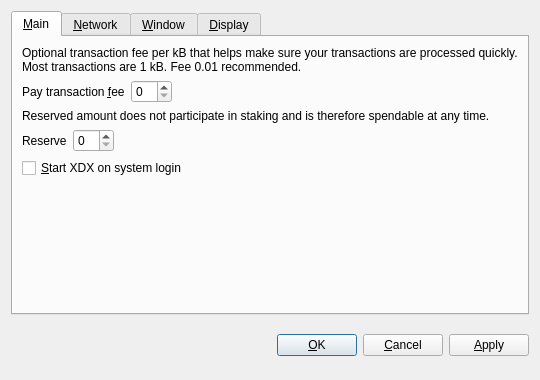
<?xml version="1.0" encoding="UTF-8"?>
<ui version="4.0">
 <class>OptionsDialog</class>
 <widget class="QDialog" name="OptionsDialog">
  <property name="geometry">
   <rect>
    <x>0</x>
    <y>0</y>
    <width>540</width>
    <height>380</height>
   </rect>
  </property>
  <property name="windowTitle">
   <string>Options</string>
  </property>
  <property name="modal">
   <bool>true</bool>
  </property>
  <layout class="QVBoxLayout" name="verticalLayout">
   <item>
    <widget class="QTabWidget" name="tabWidget">
     <property name="tabPosition">
      <enum>QTabWidget::North</enum>
     </property>
     <property name="currentIndex">
      <number>0</number>
     </property>
     <widget class="QWidget" name="tabMain">
      <attribute name="title">
       <string>&amp;Main</string>
      </attribute>
      <layout class="QVBoxLayout" name="verticalLayout_Main">
       <item>
        <widget class="QLabel" name="transactionFeeInfoLabel">
         <property name="text">
          <string>Optional transaction fee per kB that helps make sure your transactions are processed quickly. Most transactions are 1 kB. Fee 0.01 recommended.</string>
         </property>
         <property name="textFormat">
          <enum>Qt::PlainText</enum>
         </property>
         <property name="wordWrap">
          <bool>true</bool>
         </property>
        </widget>
       </item>
       <item>
        <layout class="QHBoxLayout" name="horizontalLayoutFee">
         <item>
          <widget class="QLabel" name="transactionFeeLabel">
           <property name="text">
            <string>Pay transaction &amp;fee</string>
           </property>
           <property name="textFormat">
            <enum>Qt::PlainText</enum>
           </property>
           <property name="buddy">
            <cstring>transactionFee</cstring>
           </property>
          </widget>
         </item>
         <item>
          <widget class="BitcoinAmountField" name="transactionFee"/>
         </item>
         <item>
          <spacer name="horizontalSpacerFee">
           <property name="orientation">
            <enum>Qt::Horizontal</enum>
           </property>
           <property name="sizeHint" stdset="0">
            <size>
             <width>40</width>
             <height>20</height>
            </size>
           </property>
          </spacer>
         </item>
        </layout>
       </item>
       <item>
        <widget class="QLabel" name="reserveBalanceInfoLabel">
         <property name="text">
          <string>Reserved amount does not participate in staking and is therefore spendable at any time.</string>
         </property>
         <property name="textFormat">
          <enum>Qt::PlainText</enum>
         </property>
         <property name="wordWrap">
          <bool>true</bool>
         </property>
        </widget>
       </item>
       <item>
        <layout class="QHBoxLayout" name="horizontalLayoutReserveBalance">
         <item>
          <widget class="QLabel" name="reserveBalanceLabel">
           <property name="text">
            <string>Reserve</string>
           </property>
           <property name="textFormat">
            <enum>Qt::PlainText</enum>
           </property>
           <property name="buddy">
            <cstring>reserveBalance</cstring>
           </property>
          </widget>
         </item>
         <item>
          <widget class="BitcoinAmountField" name="reserveBalance"/>
         </item>
         <item>
          <spacer name="horizontalSpacerReserveBalance">
           <property name="orientation">
            <enum>Qt::Horizontal</enum>
           </property>
           <property name="sizeHint" stdset="0">
            <size>
             <width>40</width>
             <height>20</height>
            </size>
           </property>
          </spacer>
         </item>
        </layout>
       </item>
       <item>
        <widget class="QCheckBox" name="bitcoinAtStartup">
         <property name="toolTip">
          <string>Automatically start XDX after logging in to the system.</string>
         </property>
         <property name="text">
          <string>&amp;Start XDX on system login</string>
         </property>
        </widget>
       </item>
       <item>
        <spacer name="verticalSpacer_Main">
         <property name="orientation">
          <enum>Qt::Vertical</enum>
         </property>
         <property name="sizeHint" stdset="0">
          <size>
           <width>20</width>
           <height>40</height>
          </size>
         </property>
        </spacer>
       </item>
      </layout>
     </widget>
     <widget class="QWidget" name="tabNetwork">
      <attribute name="title">
       <string>&amp;Network</string>
      </attribute>
      <layout class="QVBoxLayout" name="verticalLayout_Network">
       <item>
        <widget class="QCheckBox" name="mapPortUpnp">
         <property name="toolTip">
          <string>Automatically open the XDX client port on the router. This only works when your router supports UPnP and it is enabled.</string>
         </property>
         <property name="text">
          <string>Map port using &amp;UPnP</string>
         </property>
        </widget>
       </item>
       <item>
        <widget class="QCheckBox" name="connectSocks">
         <property name="toolTip">
          <string>Connect to the XDX network through a SOCKS proxy (e.g. when connecting through Tor).</string>
         </property>
         <property name="text">
          <string>&amp;Connect through SOCKS proxy:</string>
         </property>
        </widget>
       </item>
       <item>
        <layout class="QHBoxLayout" name="horizontalLayout_Network">
         <item>
          <widget class="QLabel" name="proxyIpLabel">
           <property name="text">
            <string>Proxy &amp;IP:</string>
           </property>
           <property name="textFormat">
            <enum>Qt::PlainText</enum>
           </property>
           <property name="buddy">
            <cstring>proxyIp</cstring>
           </property>
          </widget>
         </item>
         <item>
          <widget class="QValidatedLineEdit" name="proxyIp">
           <property name="maximumSize">
            <size>
             <width>140</width>
             <height>16777215</height>
            </size>
           </property>
           <property name="toolTip">
            <string>IP address of the proxy (e.g. 127.0.0.1)</string>
           </property>
          </widget>
         </item>
         <item>
          <widget class="QLabel" name="proxyPortLabel">
           <property name="text">
            <string>&amp;Port:</string>
           </property>
           <property name="textFormat">
            <enum>Qt::PlainText</enum>
           </property>
           <property name="buddy">
            <cstring>proxyPort</cstring>
           </property>
          </widget>
         </item>
         <item>
          <widget class="QLineEdit" name="proxyPort">
           <property name="maximumSize">
            <size>
             <width>55</width>
             <height>16777215</height>
            </size>
           </property>
           <property name="toolTip">
            <string>Port of the proxy (e.g. 9050)</string>
           </property>
          </widget>
         </item>
         <item>
          <widget class="QLabel" name="socksVersionLabel">
           <property name="text">
            <string>SOCKS &amp;Version:</string>
           </property>
           <property name="textFormat">
            <enum>Qt::PlainText</enum>
           </property>
           <property name="buddy">
            <cstring>socksVersion</cstring>
           </property>
          </widget>
         </item>
         <item>
          <widget class="QValueComboBox" name="socksVersion">
           <property name="toolTip">
            <string>SOCKS version of the proxy (e.g. 5)</string>
           </property>
          </widget>
         </item>
         <item>
          <spacer name="horizontalSpacer_Network">
           <property name="orientation">
            <enum>Qt::Horizontal</enum>
           </property>
           <property name="sizeHint" stdset="0">
            <size>
             <width>40</width>
             <height>20</height>
            </size>
           </property>
          </spacer>
         </item>
        </layout>
       </item>
       <item>
        <spacer name="verticalSpacer_Network">
         <property name="orientation">
          <enum>Qt::Vertical</enum>
         </property>
         <property name="sizeHint" stdset="0">
          <size>
           <width>20</width>
           <height>40</height>
          </size>
         </property>
        </spacer>
       </item>
      </layout>
     </widget>
     <widget class="QWidget" name="tabWindow">
      <attribute name="title">
       <string>&amp;Window</string>
      </attribute>
      <layout class="QVBoxLayout" name="verticalLayout_Window">
       <item>
        <widget class="QCheckBox" name="minimizeToTray">
         <property name="toolTip">
          <string>Show only a tray icon after minimizing the window.</string>
         </property>
         <property name="text">
          <string>&amp;Minimize to the tray instead of the taskbar</string>
         </property>
        </widget>
       </item>
       <item>
        <widget class="QCheckBox" name="minimizeOnClose">
         <property name="toolTip">
          <string>Minimize instead of exit the application when the window is closed. When this option is enabled, the application will be closed only after selecting Quit in the menu.</string>
         </property>
         <property name="text">
          <string>M&amp;inimize on close</string>
         </property>
        </widget>
       </item>
       <item>
        <spacer name="verticalSpacer_Window">
         <property name="orientation">
          <enum>Qt::Vertical</enum>
         </property>
         <property name="sizeHint" stdset="0">
          <size>
           <width>20</width>
           <height>40</height>
          </size>
         </property>
        </spacer>
       </item>
      </layout>
     </widget>
     <widget class="QWidget" name="tabDisplay">
      <attribute name="title">
       <string>&amp;Display</string>
      </attribute>
      <layout class="QVBoxLayout" name="verticalLayout_Display">
       <item>
        <layout class="QHBoxLayout" name="horizontalLayout_1_Display">
         <item>
          <widget class="QLabel" name="langLabel">
           <property name="text">
            <string>User Interface &amp;language:</string>
           </property>
           <property name="textFormat">
            <enum>Qt::PlainText</enum>
           </property>
           <property name="buddy">
            <cstring>lang</cstring>
           </property>
          </widget>
         </item>
         <item>
          <widget class="QValueComboBox" name="lang">
           <property name="toolTip">
            <string>The user interface language can be set here. This setting will take effect after restarting XDX.</string>
           </property>
          </widget>
         </item>
        </layout>
       </item>
       <item>
        <layout class="QHBoxLayout" name="horizontalLayout_2_Display">
         <item>
          <widget class="QLabel" name="unitLabel">
           <property name="text">
            <string>&amp;Unit to show amounts in:</string>
           </property>
           <property name="textFormat">
            <enum>Qt::PlainText</enum>
           </property>
           <property name="buddy">
            <cstring>unit</cstring>
           </property>
          </widget>
         </item>
         <item>
          <widget class="QValueComboBox" name="unit">
           <property name="toolTip">
            <string>Choose the default subdivision unit to show in the interface and when sending coins.</string>
           </property>
          </widget>
         </item>
        </layout>
       </item>
       <item>
        <widget class="QCheckBox" name="displayAddresses">
         <property name="toolTip">
          <string>Whether to show XDX addresses in the transaction list or not.</string>
         </property>
         <property name="text">
          <string>&amp;Display addresses in transaction list</string>
         </property>
        </widget>
       </item>
       <item>
        <widget class="QCheckBox" name="coinControlFeatures">
         <property name="toolTip">
          <string>Whether to show coin control features or not.</string>
         </property>
         <property name="text">
          <string>Display coin &amp;control features (experts only!)</string>
         </property>
        </widget>
       </item>
       <item>
        <spacer name="verticalSpacer_Display">
         <property name="orientation">
          <enum>Qt::Vertical</enum>
         </property>
         <property name="sizeHint" stdset="0">
          <size>
           <width>20</width>
           <height>40</height>
          </size>
         </property>
        </spacer>
       </item>
      </layout>
     </widget>
    </widget>
   </item>
   <item>
    <layout class="QHBoxLayout" name="horizontalLayout_Buttons">
     <item>
      <spacer name="horizontalSpacer_1">
       <property name="orientation">
        <enum>Qt::Horizontal</enum>
       </property>
       <property name="sizeHint" stdset="0">
        <size>
         <width>40</width>
         <height>48</height>
        </size>
       </property>
      </spacer>
     </item>
     <item>
      <widget class="QLabel" name="statusLabel">
       <property name="font">
        <font>
         <weight>75</weight>
         <bold>true</bold>
        </font>
       </property>
       <property name="text">
        <string/>
       </property>
       <property name="textFormat">
        <enum>Qt::PlainText</enum>
       </property>
       <property name="wordWrap">
        <bool>true</bool>
       </property>
      </widget>
     </item>
     <item>
      <spacer name="horizontalSpacer_2">
       <property name="orientation">
        <enum>Qt::Horizontal</enum>
       </property>
       <property name="sizeHint" stdset="0">
        <size>
         <width>40</width>
         <height>48</height>
        </size>
       </property>
      </spacer>
     </item>
     <item>
      <widget class="QPushButton" name="okButton">
       <property name="text">
        <string>&amp;OK</string>
       </property>
      </widget>
     </item>
     <item>
      <widget class="QPushButton" name="cancelButton">
       <property name="text">
        <string>&amp;Cancel</string>
       </property>
       <property name="autoDefault">
        <bool>false</bool>
       </property>
      </widget>
     </item>
     <item>
      <widget class="QPushButton" name="applyButton">
       <property name="text">
        <string>&amp;Apply</string>
       </property>
       <property name="autoDefault">
        <bool>false</bool>
       </property>
      </widget>
     </item>
    </layout>
   </item>
  </layout>
 </widget>
 <customwidgets>
  <customwidget>
   <class>BitcoinAmountField</class>
   <extends>QSpinBox</extends>
   <header>bitcoinamountfield.h</header>
  </customwidget>
  <customwidget>
   <class>QValueComboBox</class>
   <extends>QComboBox</extends>
   <header>qvaluecombobox.h</header>
  </customwidget>
  <customwidget>
   <class>QValidatedLineEdit</class>
   <extends>QLineEdit</extends>
   <header>qvalidatedlineedit.h</header>
  </customwidget>
 </customwidgets>
 <resources/>
 <connections/>
</ui>
